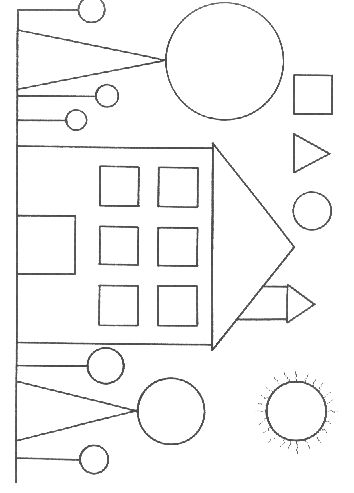
#> input picture PycharmProjects/opencv/img_opencv/count4.jpg, 354 x 493 px, found by its file name
$ python coin_1.py   (older library calls are emulated)
#> lines starting #> are read from the running program, lines starting #| are printed output that depends on the picture; after the words box and inside, x2 and y2 are one past the last pixel; in counts of white or black regions, pixels touching at a corner belong together
import cv2 as cv
import numpy as  np

img = cv.imread(r'C:\Users\manht\PycharmProjects\opencv\img_opencv\count4.jpg',1)
#> img is the input picture: shape (493, 354, 3); min 50, max 255, mean 245.5

img_GaussianBlur = cv.GaussianBlur(img,(5,5),cv.BORDER_DEFAULT)
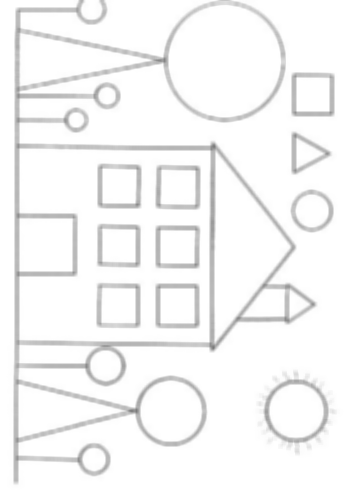
#> img_GaussianBlur: shape (493, 354, 3); min 121, max 255, mean 245.5

#img_rgb = cv.cvtColor(img_GaussianBlur, cv.COLOR_BGR2RGB)
img_gray = cv.cvtColor(img_GaussianBlur, cv.COLOR_RGB2GRAY)
img_bw = cv.adaptiveThreshold(img_gray, 255, cv.ADAPTIVE_THRESH_GAUSSIAN_C, cv.THRESH_BINARY, 5, 1)
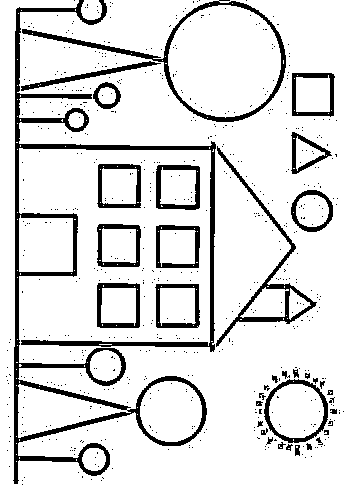
#> img_bw: shape (493, 354); 87.1% white; 623 black regions (588 under 20 px), largest, box (x1, y1, x2, y2) and area: (13, 0, 216, 484) 9967, (22, 0, 286, 122) 2202, (216, 146, 317, 347) 1610
img_medianBlur = cv.medianBlur(img_bw, 5)
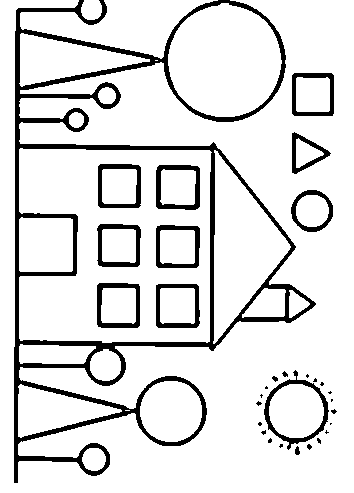
#> img_medianBlur: shape (493, 354); 87.6% white; 31 black regions (16 under 20 px), largest, box (x1, y1, x2, y2) and area: (14, 0, 316, 483) 14898, (264, 370, 329, 450) 854, (156, 165, 200, 210) 730
#blur = cv.bilateralFilter(img_medianBlur,9,5,5)
#cv.imshow('blur',img_medianBlur)
#cv.imshow('img_bw',img_bw)
kenel = np.ones((2,2),np.uint8)
img_erode= cv.erode(img_medianBlur,kenel,iterations=1)
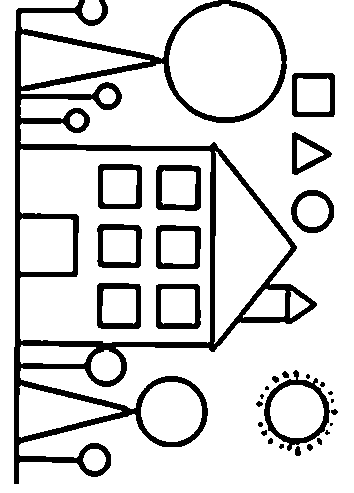
#> img_erode: shape (493, 354); 84.3% white; 30 black regions (7 under 20 px), largest, box (x1, y1, x2, y2) and area: (14, 0, 317, 484) 18788, (264, 370, 330, 451) 1139, (156, 165, 201, 211) 892
img_dilate= cv.dilate(img_erode,kenel,iterations=1)
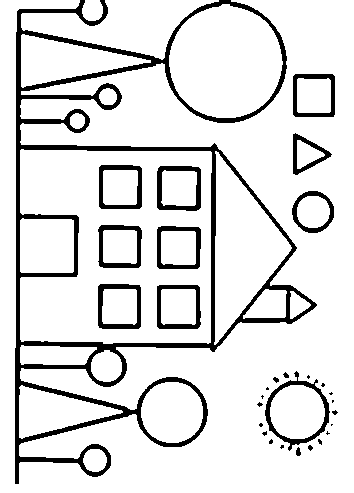
#> img_dilate: shape (493, 354); 87.5% white; 30 black regions (15 under 20 px)
#cv.imshow('img_dilate',img_dilate)

ret, thresh = cv.threshold(img_erode,127, 255, 0)
im2, contours, hierarchy = cv.findContours(img_dilate, cv.RETR_TREE, cv.CHAIN_APPROX_SIMPLE)
#> contours = 56 contours, 10 with area under 20; largest, box (x1, y1, x2, y2) and area: (0, 0, 354, 493) 83860, (20, 149, 212, 344) 32606, (169, 4, 283, 118) 9904, (214, 151, 292, 345) 7430, (21, 0, 219, 60) 5563
#img_drawContours =cv.drawContours(img, contours, -1, (255,255,0), 2)
img_drawContours = cv.drawContours(img, contours, -1, (0, 255, 0), 1)
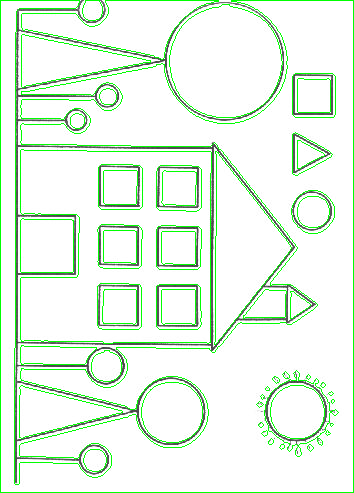
#> img_drawContours: shape (493, 354, 3); mean B, G, R 229.7, 245.9, 229.7
hinhtron = []
hinhtamgiac=[]
hinhvuong=[]
for contour in contours:
    shape = cv.approxPolyDP(contour, 0.01*cv.arcLength(contour, True), True)
    if len(shape) >10 and len(shape) <13:
        hinhtron.append(shape)
    elif len(shape) == 3:
        img_drawContours = cv.drawContours(img, contours, -1, (255,255,0), 2)
        hinhtamgiac.append(shape)
    elif len(shape) == 4 :
        img_drawContours = cv.drawContours(img, contours, 3, (0,255,255), 3)
        hinhvuong.append(shape)
#> this loop made 56 passes
#> shape on passes 2, 8, 9, 18, 25: [[19, 387], [21, 438], [122, 412]], [[22, 218], [20, 271], [72, 272], [73, 220]], [[216, 151], [214, 344], [291, 248]], [[104, 230], [103, 261], [135, 263], [136, 231]], [[21, 35], [22, 87], [150, 62]]
#> pass 2, `img_drawContours = cv.drawContours(img, contours, -1, (255,255,0), 2)`:
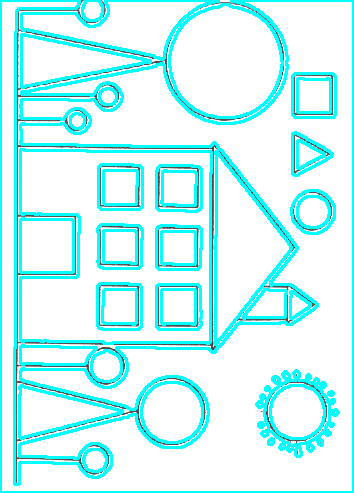
#> img_drawContours: shape (493, 354, 3); mean B, G, R 249.9, 249.9, 198.2
#> after the loop, hinhtamgiac = 3 contours; box (x1, y1, x2, y2) and area: (214, 151, 292, 345) 7334, (21, 35, 151, 88) 3340, (19, 387, 123, 439) 2602; hinhtron = 9 contours, 1 with area under 20; largest, box (x1, y1, x2, y2) and area: (143, 383, 201, 441) 2799, (291, 190, 335, 234) 1409, (83, 449, 107, 472) 408, (99, 88, 117, 105) 219, (70, 113, 85, 129) 170, (295, 446, 302, 457) 43, (272, 376, 280, 384) 30, (317, 438, 323, 446) 23; hinhvuong = 2 contours; box (x1, y1, x2, y2) and area: (20, 218, 74, 273) 2706, (103, 230, 137, 264) 1010
cv.imshow('img_drawContours',img_drawContours)
print('hinh tron ',str(len(hinhtron)))
#| hinh tron  9
print(' hinh vuong  ',str(len(hinhvuong)))
#|  hinh vuong   2
print(' hinh tam giac  ', str(len(hinhtamgiac)))
#|  hinh tam giac   3
cv.imshow('img_drawContours',img_drawContours)
cv.waitKey(0)
cv.destroyAllWindows()

$ run again, with PycharmProjects/opencv/img_opencv/count2.jpg copied over PycharmProjects/opencv/img_opencv/count4.jpg
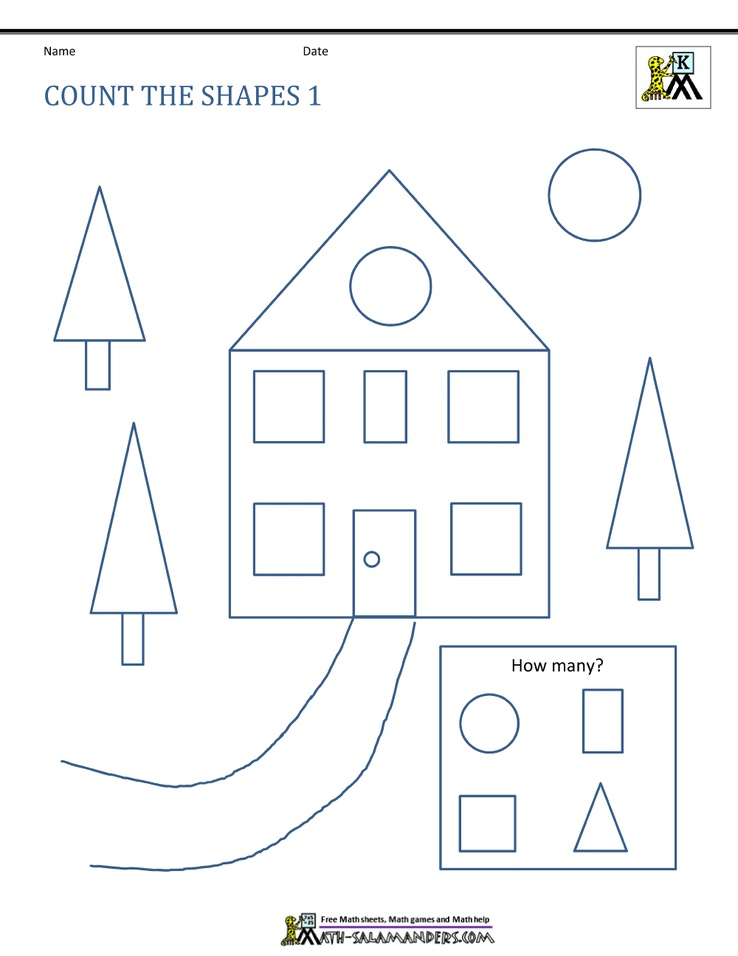
#> input picture PycharmProjects/opencv/img_opencv/count2.jpg, 738 x 956 px, shrunk from 1000 x 1294 before the run, found by its file name
#> img is the input picture: shape (956, 738, 3); mean B, G, R 248.4, 247.3, 246.2
#> img_bw: shape (956, 738); 92.7% white; 1099 black regions (1027 under 20 px), largest, box (x1, y1, x2, y2) and area: (59, 169, 552, 789) 10205, (438, 644, 678, 872) 4557, (0, 29, 738, 33) 2952
#> img_medianBlur: shape (956, 738); 92.9% white; 56 black regions, largest, box (x1, y1, x2, y2) and area: (60, 169, 551, 789) 10236, (438, 644, 678, 872) 4561, (0, 29, 738, 33) 2952
#> img_erode: shape (956, 738); 91.1% white; 41 black regions, largest, box (x1, y1, x2, y2) and area: (60, 169, 552, 790) 12825, (438, 644, 679, 873) 5477, (281, 912, 497, 948) 4113
#> img_dilate: shape (956, 738); 92.9% white; 43 black regions
#> contours = 83 contours, 10 with area under 20; largest, box (x1, y1, x2, y2) and area: (0, 34, 738, 956) 678777, (60, 169, 553, 791) 119502, (233, 353, 548, 617) 74698, (438, 644, 680, 874) 55162, (444, 650, 674, 868) 49692
#> the loop `for contour in contours:` made 83 passes
#> shape on passes 1, 12, 13, 15, 21, 23, 29, 31: [[0, 34], [0, 955], [737, 955], [737, 34]], [[439, 646], [677, 645], [678, 871], [442, 873]], [[444, 650], [445, 867], [673, 866], [673, 650]], [[465, 799], [463, 848], [511, 849], [513, 801]], [[588, 693], [587, 749], [619, 750], [620, 694]], [[587, 669], [587, 670], [589, 670], [589, 669]], [[135, 434], [96, 611], [173, 610]], [[643, 551], [642, 596], [656, 597], [657, 552]]
#> pass 1, `img_drawContours = cv.drawContours(img, contours, 3, (0,255,255), 3)`:
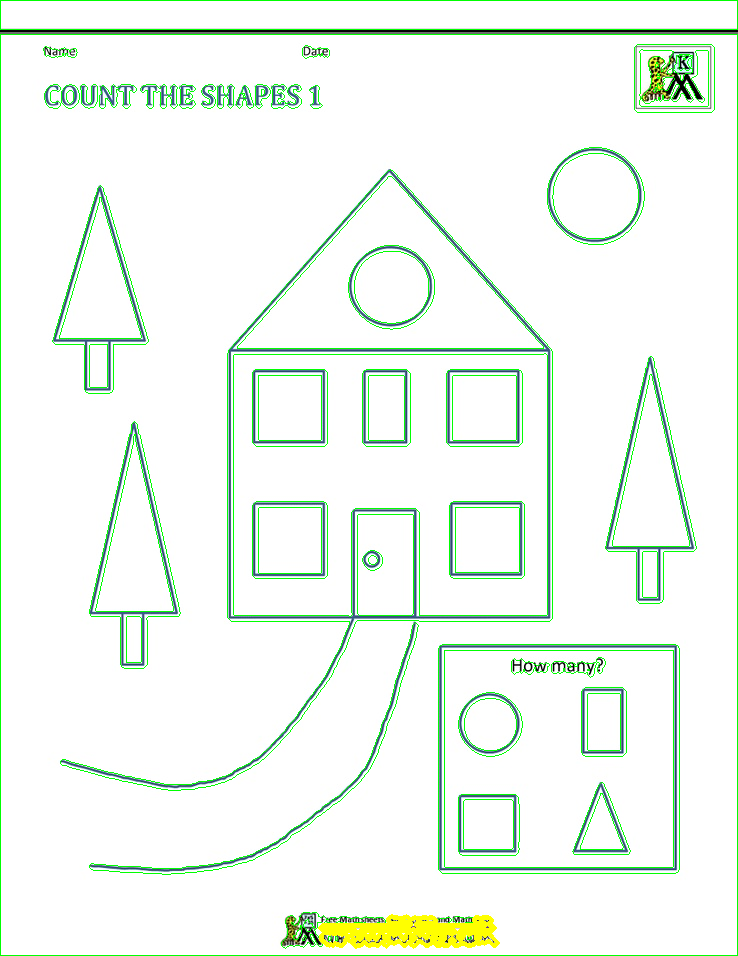
#> img_drawContours: shape (956, 738, 3); mean B, G, R 239.5, 248.5, 239.1
#> after the loop `for contour in contours:`:
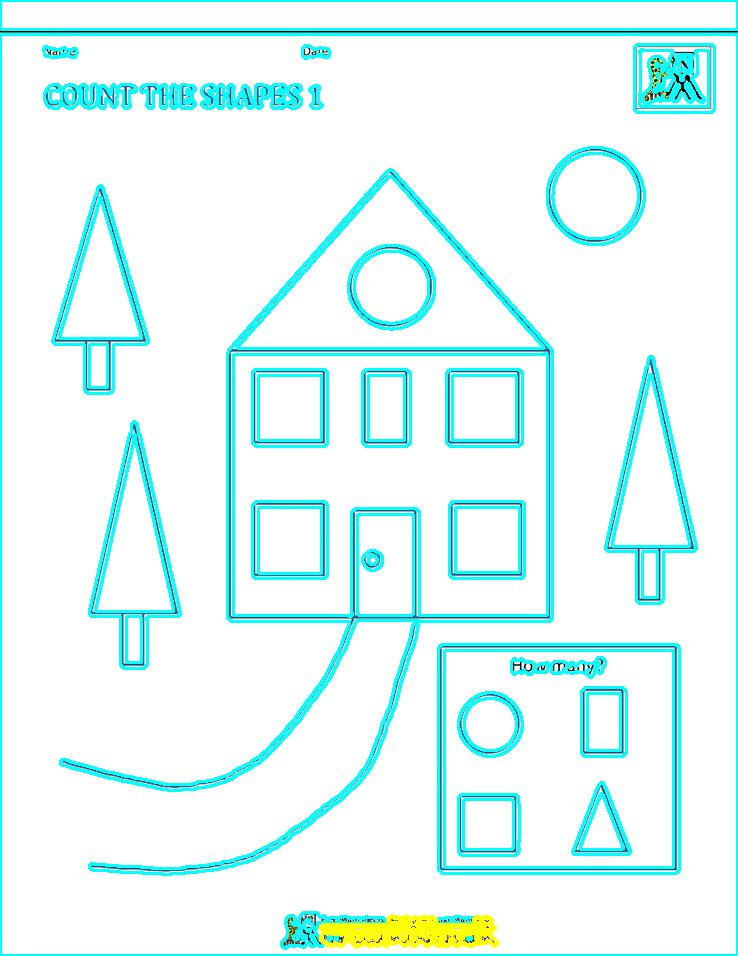
#> img: shape (956, 738, 3); mean B, G, R 250.2, 251.2, 224.2
#> after the loop `for contour in contours:`: hinhtamgiac = 4 contours; box (x1, y1, x2, y2) and area: (237, 176, 544, 349) 26164, (96, 434, 174, 612) 6795, (612, 374, 689, 547) 6517, (59, 197, 141, 339) 5710; hinhtron = 4 contours; box (x1, y1, x2, y2) and area: (62, 170, 553, 783) 116180, (320, 917, 498, 946) 2844, (464, 699, 516, 750) 2114, (436, 917, 452, 924) 68; hinhvuong = 19 contours, 3 with area under 20; largest, box (x1, y1, x2, y2) and area: (0, 34, 738, 956) 678777, (439, 645, 679, 874) 53684, (444, 650, 674, 868) 49470, (0, 0, 738, 30) 21373, (357, 514, 414, 616) 5425
#| hinh tron  4
#|  hinh vuong   19
#|  hinh tam giac   4

$ run again, with PycharmProjects/opencv/img_opencv/count3.jpg copied over PycharmProjects/opencv/img_opencv/count4.jpg
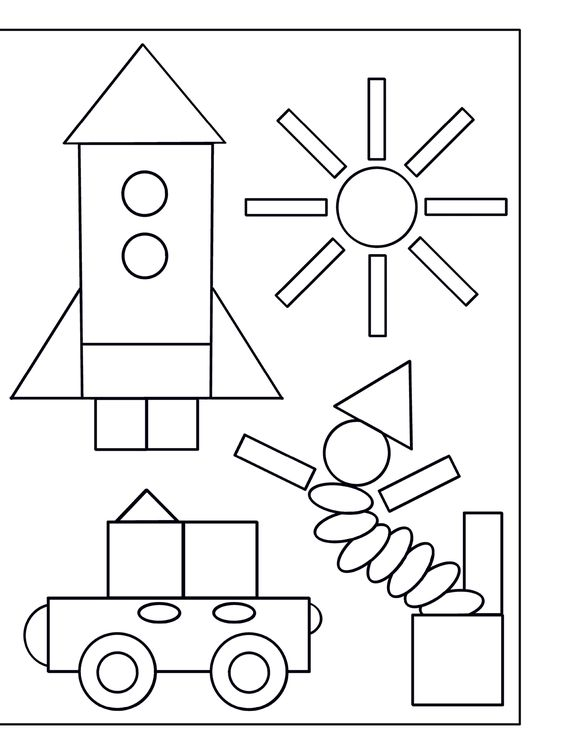
#> input picture PycharmProjects/opencv/img_opencv/count3.jpg, 564 x 753 px, found by its file name
#> img is the input picture: shape (753, 564, 3); mean B, G, R 239.4, 239.1, 239.2
#> img_bw: shape (753, 564); 89.7% white; 659 black regions (638 under 20 px), largest, box (x1, y1, x2, y2) and area: (0, 27, 522, 727) 8658, (9, 43, 285, 452) 7906, (307, 359, 505, 708) 7438
#> img_medianBlur: shape (753, 564); 89.9% white; 21 black regions, largest, box (x1, y1, x2, y2) and area: (0, 27, 522, 727) 8661, (9, 43, 284, 452) 7984, (307, 359, 505, 707) 7546
#> img_erode: shape (753, 564); 87.3% white; 21 black regions, largest, box (x1, y1, x2, y2) and area: (0, 27, 523, 728) 10403, (9, 43, 285, 453) 9960, (307, 359, 506, 708) 9518
#> img_dilate: shape (753, 564); 89.8% white; 21 black regions
#> contours = 65 contours; largest, box (x1, y1, x2, y2) and area: (0, 33, 518, 723) 356212, (9, 43, 286, 454) 57610, (0, 0, 564, 753) 56766, (22, 488, 325, 714) 39874, (307, 359, 507, 709) 31283
#> the loop `for contour in contours:` made 65 passes
#> shape on passes 1, 16, 17, 24, 34, 36, 42, 44: [[0, 33], [0, 722], [516, 722], [517, 34]], [[188, 525], [186, 594], [253, 596], [255, 527]], [[113, 525], [111, 594], [180, 596], [181, 526]], [[417, 618], [416, 702], [499, 703], [500, 618]], [[341, 406], [409, 444], [407, 367]], [[374, 259], [373, 333], [382, 334], [383, 259]], [[429, 203], [430, 212], [504, 211], [503, 202]], [[249, 204], [251, 213], [324, 212], [323, 203]]
#> pass 1, `img_drawContours = cv.drawContours(img, contours, 3, (0,255,255), 3)`:
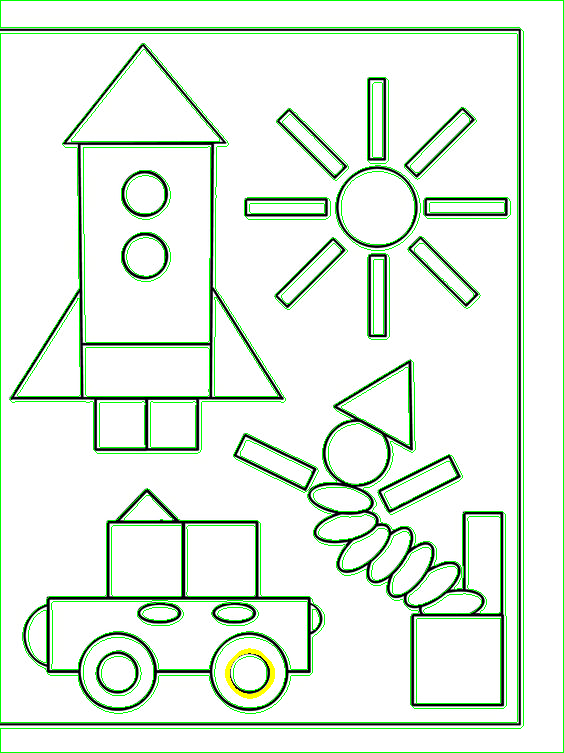
#> img_drawContours: shape (753, 564, 3); mean B, G, R 228.4, 240.6, 228.6
#> after the loop `for contour in contours:`:
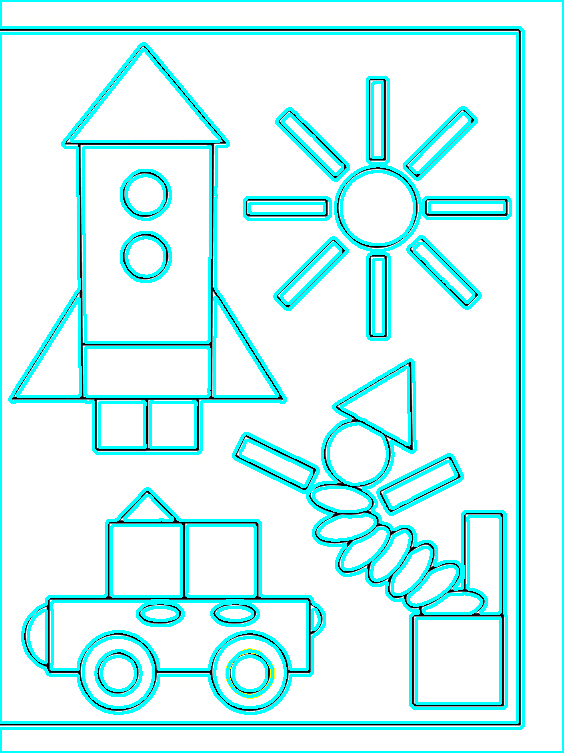
#> img: shape (753, 564, 3); mean B, G, R 246.5, 246.4, 206.6
#> after the loop `for contour in contours:`: hinhtamgiac = 4 contours; box (x1, y1, x2, y2) and area: (71, 49, 220, 142) 6733, (214, 297, 278, 397) 3087, (18, 298, 81, 397) 2977, (341, 367, 410, 445) 2580; hinhtron = 13 contours; largest, box (x1, y1, x2, y2) and area: (9, 43, 286, 454) 57856, (328, 423, 388, 485) 2690, (95, 650, 142, 696) 1534, (126, 237, 165, 277) 1140, (313, 487, 371, 512) 1033; hinhvuong = 10 contours; largest, box (x1, y1, x2, y2) and area: (0, 33, 518, 723) 355610, (83, 146, 210, 343) 24218, (416, 618, 501, 704) 7014, (85, 347, 210, 397) 5798, (111, 525, 182, 597) 4763
#| hinh tron  13
#|  hinh vuong   10
#|  hinh tam giac   4
